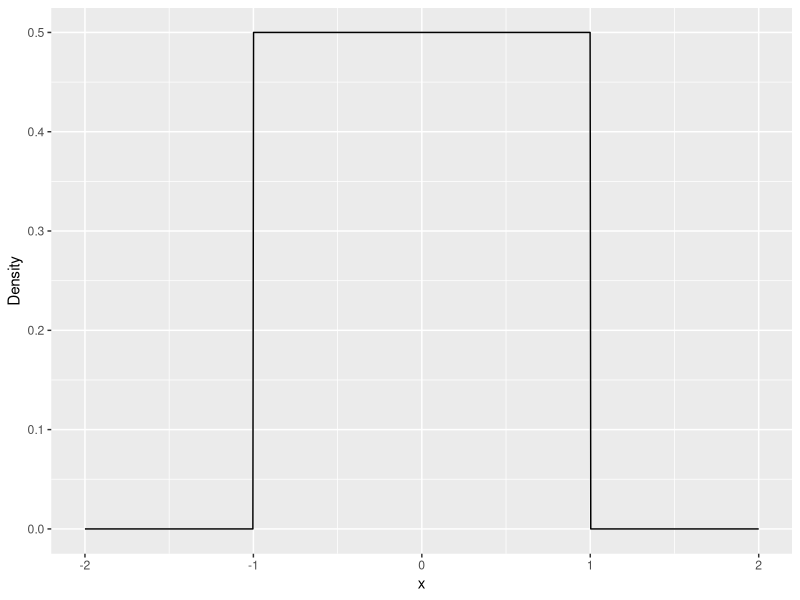
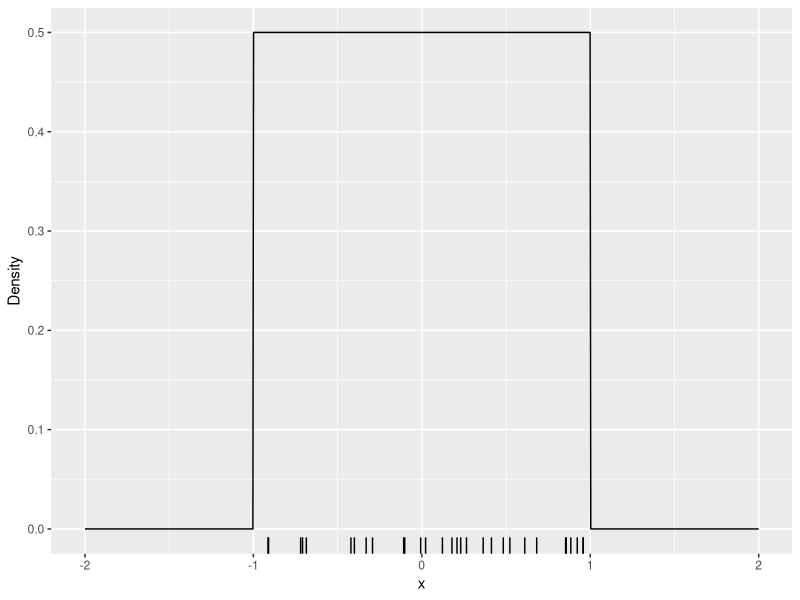
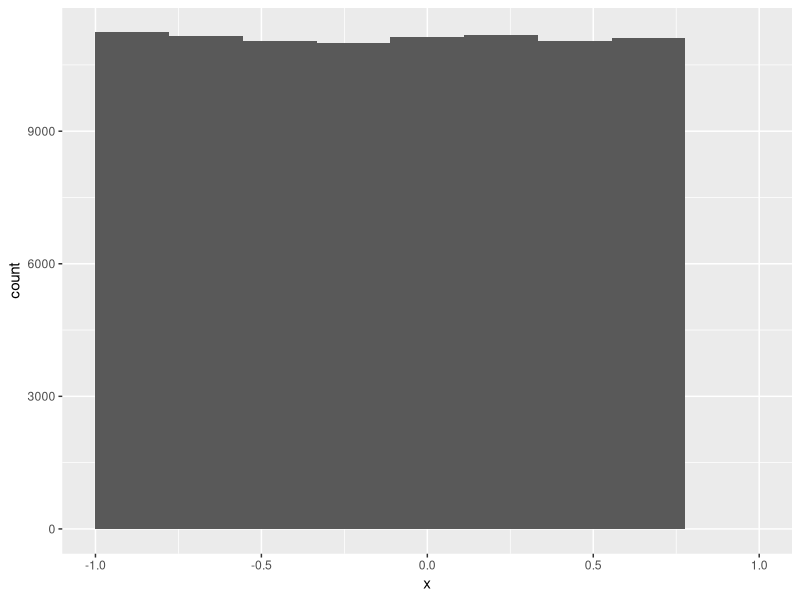
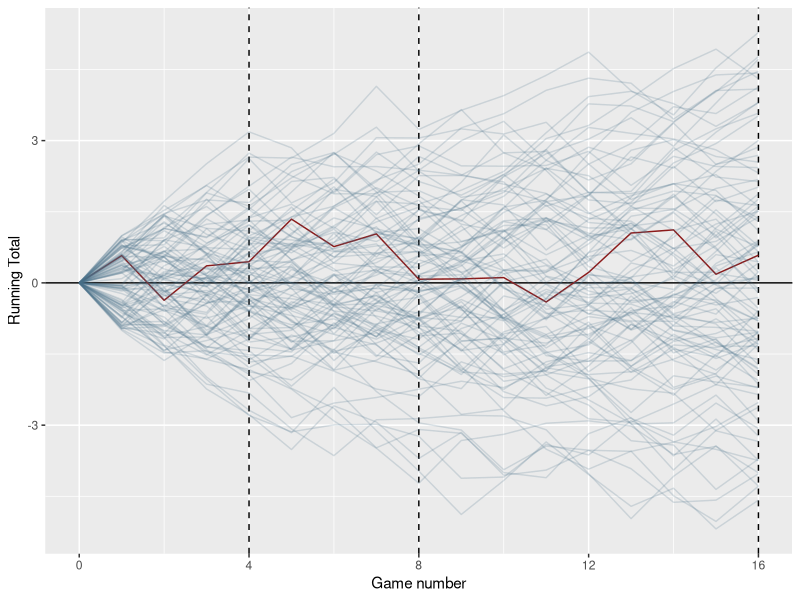
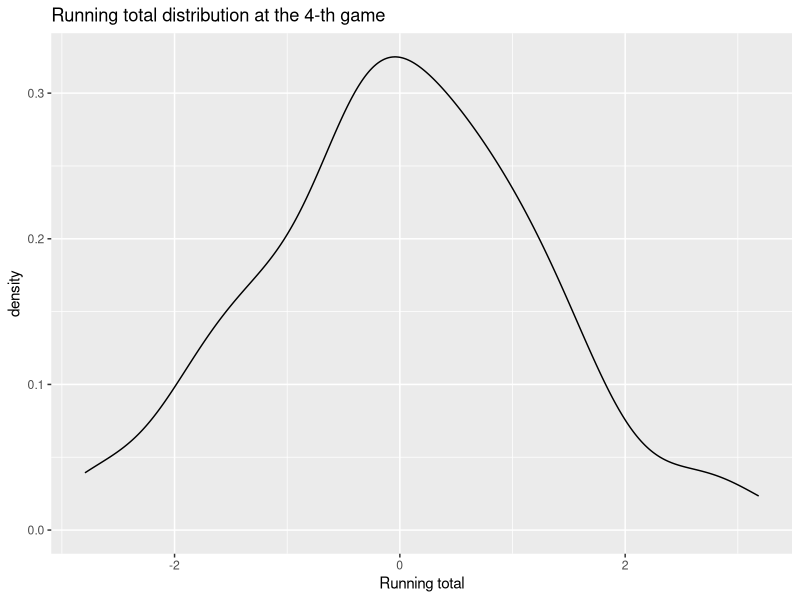
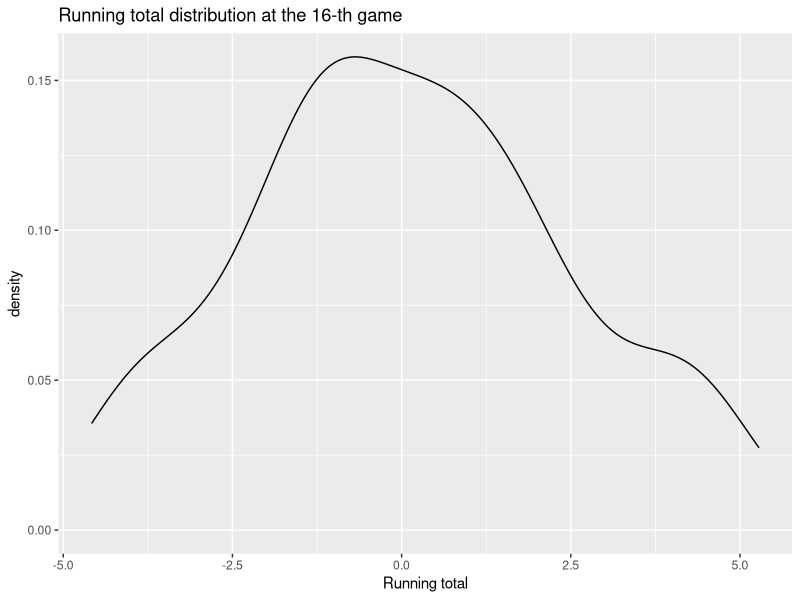
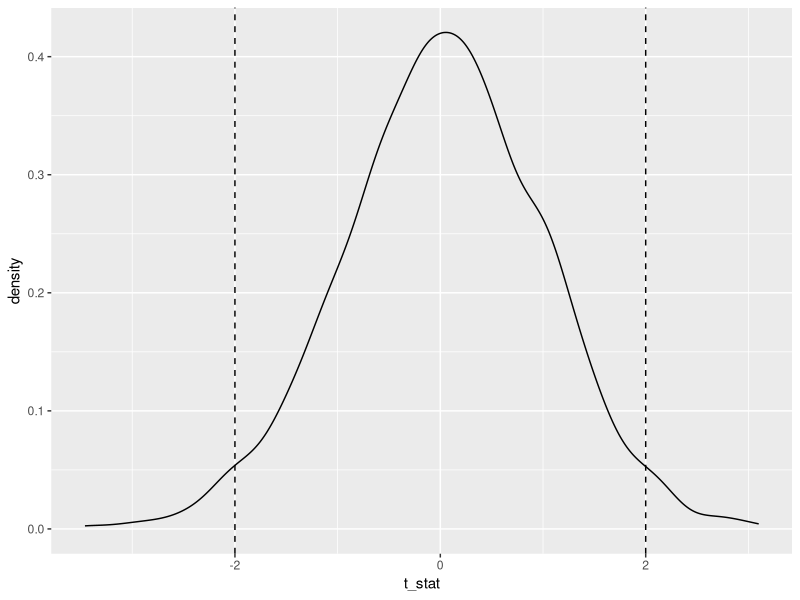

Source code (R) for these figures, in order:
## ---- chunk 1
## First, load the tidyverse package
## If the package is not installed, uncomment the next line and run the code chunk again
## install.packages("tidyverse")
library(tidyverse)
## ---- chunk 2
## Illustration only
unif_dens_plt <- ggplot() +
  xlim(c(-2, 2)) +
  stat_function(fun = dunif, args = list(min = -1, max = 1), n = 1000) +
  labs(
    x = "x",
    y = "Density"
  )
unif_dens_plt
## ---- chunk 3
runif(n = 1, min = -1, max = 1)
## ---- chunk 4

unif_sim <- tibble(
  x = runif(n = 30, min = -1, max = 1)
)

unif_dens_plt +
  geom_rug(aes(x = x), data = unif_sim)
## ---- chunk 5
## Compute the probability
punif(-0.2, min = -1, max = 1)

## Compute the sample proportion in the simulated data
mean(unif_sim$x < -0.2)
## ---- chunk 6
## Compute the probability
1 - punif(-0.2, min = -1, max = 1)
punif(-0.2, min = -1, max = 1, lower.tail = FALSE)

## Compute the sample proportion in the simulated data
mean(unif_sim$x > -0.2)
## ---- chunk 7
## Probability
punif(0.3, min = -1, max = 1) - punif(-0.2, min = -1, max = 1)

## Sample proportion in the simulation
mean(unif_sim$x < 0.3 & unif_sim$x > -0.2)
## ---- chunk 8
sim_unif <- tibble(
  x = runif(n = 100000, min = -1, max = 1)
)

sim_unif %>%
  ggplot(aes(x = x)) +
  geom_histogram(bins = 10) +
  xlim(c(-1, 1))
## ---- chunk 9
players_n <- 100
games_n <- 16

unif_games <- expand_grid(
  game = 1:games_n,
  player = 1:players_n
) %>%
  mutate(
    ## When used in mutate, n() returns the number of rows in a group of obs
    ## When the data is not grouped as here, it retuns the number of obs in the whole table
    result = runif(n(), min = -1, max = 1)
  ) %>%
  bind_rows(
    ## Add a initial values so that all players start with 0
    tibble(
      player = 1:players_n,
      game = as.integer(0),
      result = 0,
    )
  )

unif_games <- unif_games %>%
  ## Sort the data by player id and game id
  arrange(player, game) %>%
  ## Groups the data by player, because we want the running totals to be calculated for each
  ## player separately
  group_by(player) %>%
  mutate(
    running_total = cumsum(result)
  )

## Illustration only
unif_games %>%
  ggplot(aes(x = game, y = running_total, group = player)) +
  geom_vline(xintercept = c(4, 8, 16), linetype = 2) +
  geom_hline(yintercept = 0) +
  geom_line(aes(color = player < 2, alpha = player < 2)) +
  scale_color_manual(values = c("skyblue4", "firebrick4")) +
  scale_alpha_manual(values = c(1 / 5, 1)) +
  scale_x_continuous("Game number", breaks = c(0, 4, 8, 12, 16)) +
  theme(legend.position = "none") +
  labs(y = "Running Total")
## ---- chunk 10
unif_games %>%
  filter(game == 4) %>%
  ggplot(aes(x = running_total)) +
  geom_density() +
  labs(title = "Running total distribution at the 4-th game") +
  labs(
    x = "Running total"
  )
## ---- chunk 11
unif_games %>%
  filter(game == 16) %>%
  ggplot(aes(x = running_total)) +
  geom_density() +
  labs(title = "Running total distribution at the 16-th game") +
  labs(
    x = "Running total"
  )
## ---- chunk 12
mu_0 <- 0
B <- 2000
n <- 300

sim_test <- expand.grid(
  experiment_id = 1:B,
  obs_id = 1:n
) %>%
  mutate(
    x = rnorm(n = n(), mean = mu_0, sd = 1)
  ) %>%
  group_by(experiment_id) %>%
  summarise(
    mean_x = mean(x),
    sd_x = sd(x),
    t_stat = (mean_x - mu_0) / (sd_x / sqrt(n))
  )
## ---- chunk 13
mean(sim_test$t_stat < -2)
## ---- chunk 14
sim_test %>%
  ggplot(aes(x = t_stat)) +
  geom_density() +
  geom_vline(xintercept = -2, lty = 2) +
  geom_vline(xintercept = 2, lty = 2)
